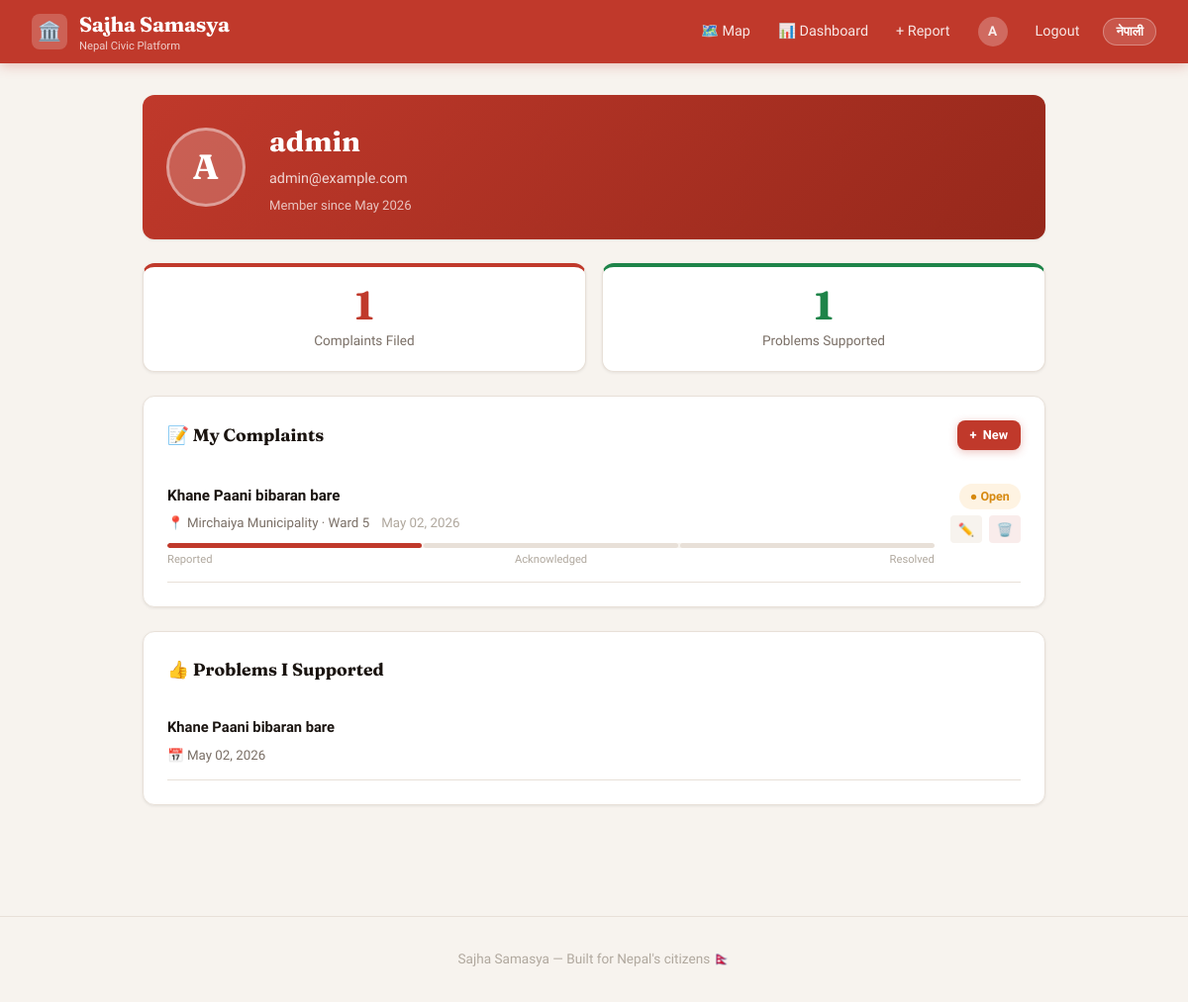
The app's page /profile/ (signed in), older data.
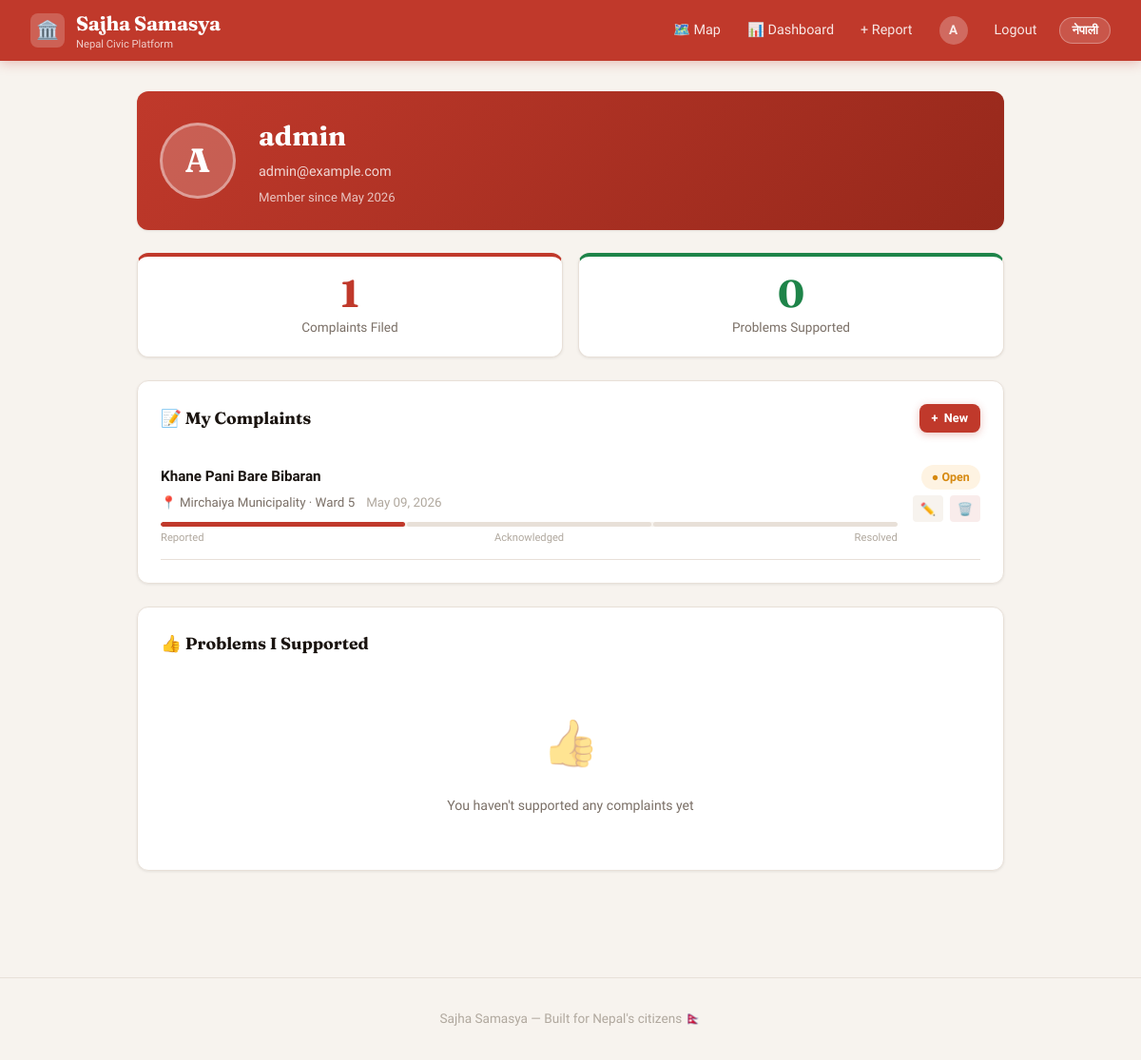
The same page, newer data.
### complaints/models.py (models this page shows, shortened)
class Complaint(models.Model):
    CATEGORY_CHOICES = [
        ('Road', 'Bato'),
        ('Water', 'Khane Pani'),
        ('Electricity', 'Bijuli'),
        ('Garbage', 'Fohor'),
        ('Other', 'Aru'),
    ]
    STATUS_CHOICES = [
        ('open', 'Open'),
        ('acknowledged', 'Acknowledged'),
        ('pending', 'Pending'),
        ('in_progress', 'In Progress'),
        ('resolved', 'Resolved'),
    ]
    user = models.ForeignKey(User, on_delete=models.CASCADE)
    ward = models.ForeignKey(Ward, on_delete=models.CASCADE)
    title = models.CharField(max_length=200)
    description = models.TextField()
    category = models.CharField(max_length=50, choices=CATEGORY_CHOICES)
    status = models.CharField(max_length=50, choices=STATUS_CHOICES, default='open')
    photo = models.ImageField(upload_to='complaint_photos/', blank=True, null=True)
    latitude = models.FloatField(blank=True, null=True)  # GPS latitude
    longitude = models.FloatField(blank=True, null=True) # GPS longitude
    created_at = models.DateTimeField(auto_now_add=True)
    updated_at = models.DateTimeField(auto_now=True)

class Ward(models.Model):
    municipality = models.ForeignKey('Municipality', on_delete=models.CASCADE, null=True, blank=True)
    ward_number = models.IntegerField()

class Municipality(models.Model):
    TYPES = [
        ('Metropolitan', 'Metropolitan City'),
        ('sub_Metropolitan', 'Sub-Metropolitan City'),
        ('municipality', 'Municipality'),
        ('rural', 'Rural Municipality'),
    ]
    district = models.ForeignKey(District, on_delete=models.CASCADE)
    name = models.CharField(max_length=100)
    name_np = models.CharField(max_length=100)
    type = models.CharField(max_length=50, choices=TYPES)
    total_wards = models.IntegerField()
    def __str__(self):
        return self.name

class Upvote(models.Model):  # "Mero wada ma ni yahi problem xa"
    user = models.ForeignKey(User, on_delete=models.CASCADE)
    complaint = models.ForeignKey(Complaint, on_delete=models.CASCADE, related_name='upvotes')
    created_at = models.DateTimeField(auto_now_add=True)
    class Meta:
        unique_together = ('user', 'complaint')  # Ek user le ek complaint ma matra ek patak upvote garna sakos

### complaints/views.py (the view)
# urls.py: path('profile/', views.profile, name='profile'),
@login_required
def profile(request):
    user_complaints = Complaint.objects.filter(
        user=request.user
    ).select_related(
        'ward', 'ward__municipality'
    ).order_by('-created_at')
    user_upvotes = Upvote.objects.filter(
        user=request.user
    ).select_related(
        'complaint'
    ).order_by('-created_at')
    return render(request, 'profile.html', {
        'user_complaints': user_complaints,
        'user_upvotes': user_upvotes,
        'complaint_count': user_complaints.count(),
        'upvote_count': user_upvotes.count(),
    })

### complaints/templates/profile.html (shortened to what the changed rows need)
{% extends 'base.html' %}
{% block content %}
<div class="card" style="margin-bottom:1.5rem; background:linear-gradient(135deg, var(--red) 0%, var(--red-dark) 100%); color:white; border:none;">
    <div style="display:flex; align-items:center; gap:1.5rem;">
        <div>
            <h1 style="font-family:'Fraunces',serif; font-size:1.8rem; font-weight:700; margin-bottom:0.2rem;">
                {{ user.username }}
            </h1>
        </div>
    </div>
</div>
<div style="display:grid; grid-template-columns:1fr 1fr; gap:1rem; margin-bottom:1.5rem;">
    <div class="stat-card" style="border-top:4px solid var(--green);">
        <div class="stat-number" style="color:var(--green);">{{ upvote_count }}</div>
        <div class="stat-label">
            <span data-en>Problems Supported</span>
        </div>
    </div>
</div>
<div class="card" style="margin-bottom:1.5rem;">
    {% for complaint in user_complaints %}
    <div style="padding:0.85rem 0; border-bottom:1px solid var(--border);">
        <div style="display:flex; justify-content:space-between; align-items:flex-start; gap:1rem;">
            <div style="flex:1;">
                <a href="/complaint/{{ complaint.id }}/"
                    style="text-decoration:none; color:var(--text); font-weight:600; font-size:0.95rem; display:block; margin-bottom:0.3rem;">
                    {{ complaint.title }}
                </a>
                <div style="display:flex; align-items:center; gap:0.75rem; flex-wrap:wrap;">
                    <small style="color:var(--text-muted);">
                        📍 {{ complaint.ward.municipality }} · Ward {{ complaint.ward.ward_number }}
                    </small>
                    <small style="color:var(--text-light);">
                        {{ complaint.created_at|date:"M d, Y" }}
                    </small>
                </div>
                <div style="margin-top:0.6rem;">
                    <div style="display:flex; height:5px; border-radius:10px; overflow:hidden; background:var(--bg); gap:2px;">
                        <div style="background:var(--red); flex:1; border-radius:10px;"></div>
                        <div style="flex:1; border-radius:10px; background:{% if complaint.status == 'acknowledged' or complaint.status == 'resolved' %}var(--orange){% else %}var(--border){% endif %};"></div>
                        <div style="flex:1; border-radius:10px; background:{% if complaint.status == 'resolved' %}var(--green){% else %}var(--border){% endif %};"></div>
                    </div>
                    <div style="display:flex; justify-content:space-between; font-size:0.7rem; color:var(--text-light); margin-top:0.2rem;">
                        <span data-en>Reported</span><span data-np>दर्ता</span>
                        <span data-en>Acknowledged</span><span data-np>स्वीकृत</span>
                        <span data-en>Resolved</span><span data-np>समाधान</span>
                    </div>
                </div>
            </div>
            <div style="display:flex; flex-direction:column; align-items:flex-end; gap:0.4rem; flex-shrink:0;">
                <span class="badge {% if complaint.status == 'resolved' %}badge-resolved{% elif complaint.status == 'acknowledged' %}badge-acknowledged{% else %}badge-open{% endif %}">
                    {% if complaint.status == 'resolved' %}✓{% elif complaint.status == 'acknowledged' %}⏳{% else %}●{% endif %}
                    {{ complaint.get_status_display }}
                </span>
                <div style="display:flex; gap:0.4rem;">
                    <a href="/complaint/{{ complaint.id }}/edit/"
                        style="color:var(--text-muted); font-size:0.82rem; text-decoration:none; padding:0.2rem 0.5rem; border-radius:4px; background:var(--bg);">
                        ✏️
                    </a>
                    <a href="/complaint/{{ complaint.id }}/delete/"
                        style="color:var(--red); font-size:0.82rem; text-decoration:none; padding:0.2rem 0.5rem; border-radius:4px; background:var(--red-light);">
                        🗑️
                    </a>
                </div>
            </div>
        </div>
    </div>
    {% endfor %}
</div>
<div class="card">
    {% for upvote in user_upvotes %}
    <div style="padding:0.75rem 0; border-bottom:1px solid var(--border);">
        <a href="/complaint/{{ upvote.complaint.id }}/"
            style="text-decoration:none; color:var(--text); font-weight:600; font-size:0.92rem; display:block; margin-bottom:0.2rem;">
            {{ upvote.complaint.title }}
        </a>
        <small style="color:var(--text-muted);">
            📅 {{ upvote.created_at|date:"M d, Y" }}
        </small>
    </div>
    {% empty %}
    <div class="empty-state" style="padding:2rem;">
        <div class="empty-state-icon">👍</div>
        <p style="color:var(--text-muted); font-size:0.88rem;">
            <span data-en>You haven't supported any complaints yet</span>
        </p>
    </div>
    {% endfor %}
</div>
{% endblock %}

Row changes from the older to the newer data that the page shows:
removed Complaint: title "Khane Paani bibaran bare", ward.municipality "Mirchaiya Municipality", ward.ward_number "5", created_at "May 02, 2026", status "Open"
removed Upvote: complaint "Khane Paani bibaran bare", created_at "May 02, 2026"
added Complaint: title "Khane Pani Bare Bibaran", ward.municipality "Mirchaiya Municipality", ward.ward_number "5", created_at "May 09, 2026", status "Open"
Text that changed along with them:
{{ upvote_count }}: "1" → "0"
text now shown: "👍 You haven't supported any complaints yet"
